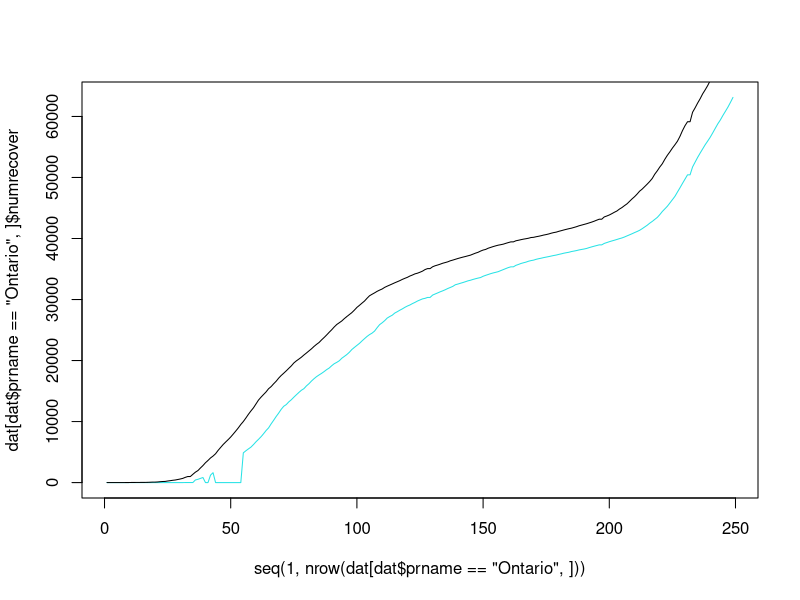
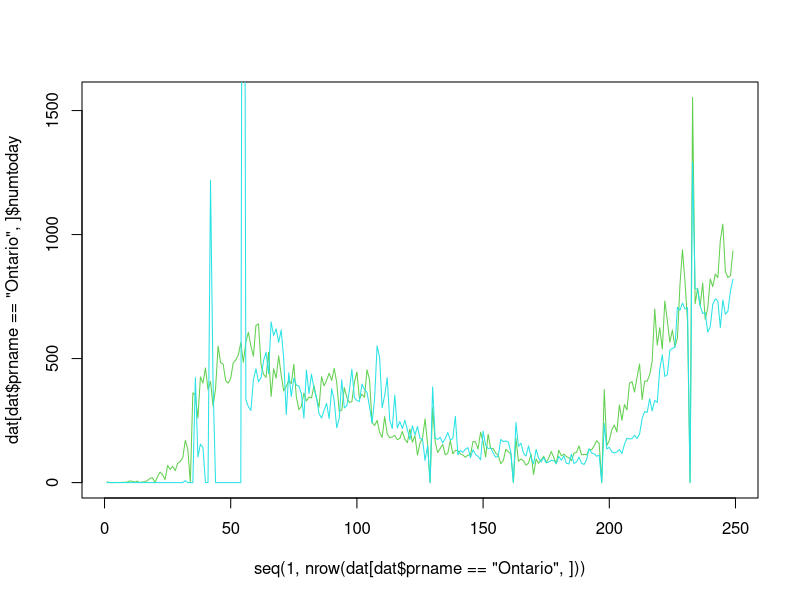
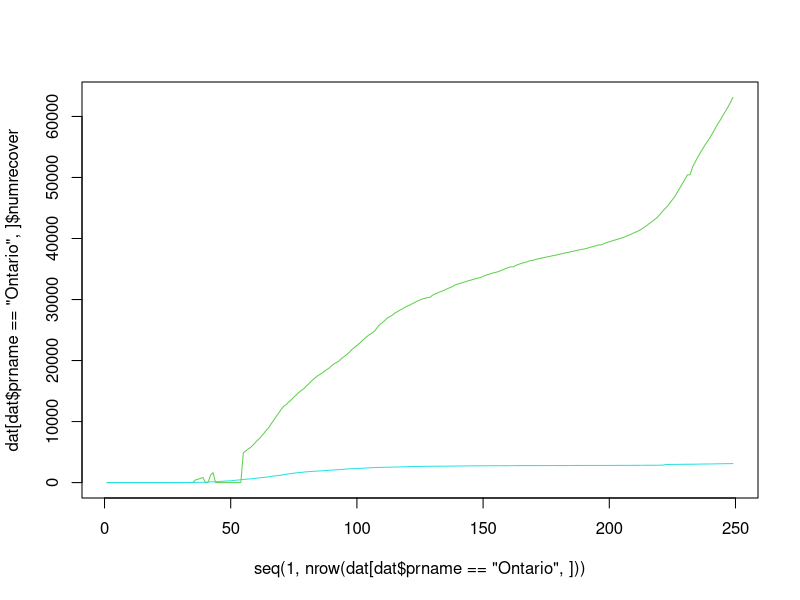
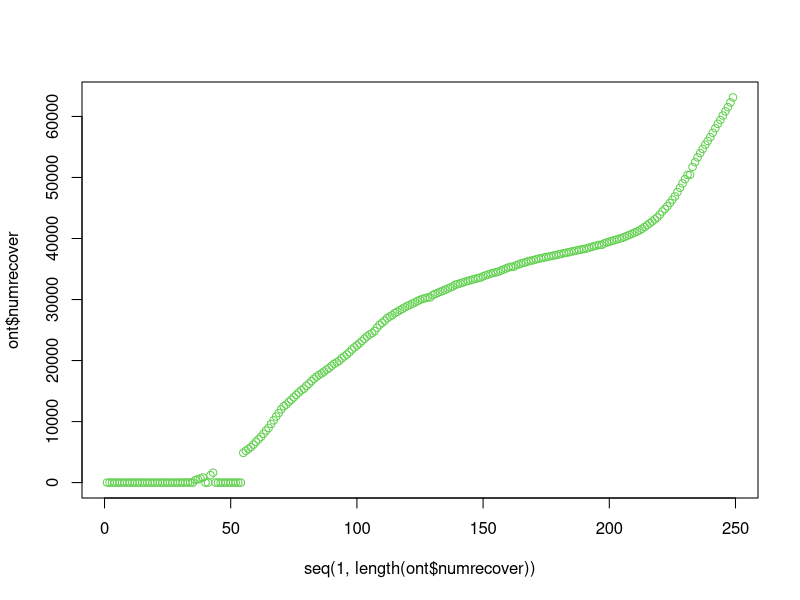
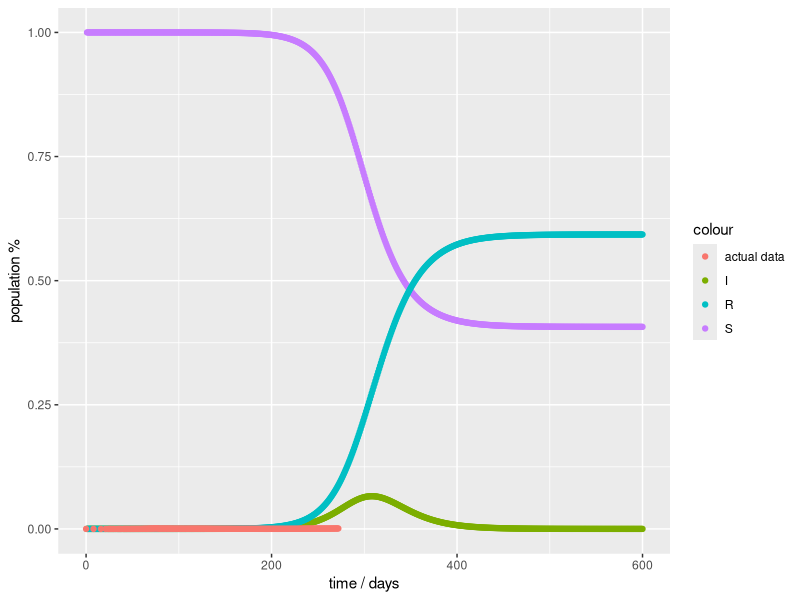
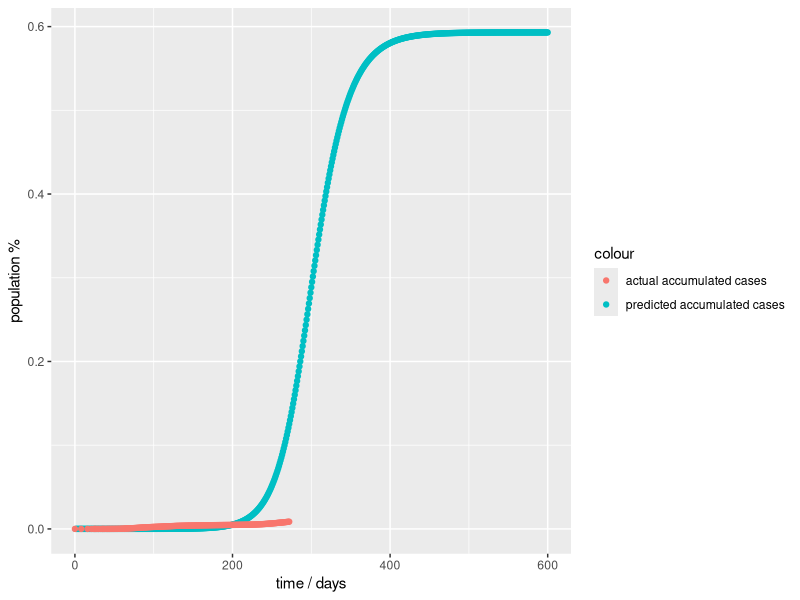
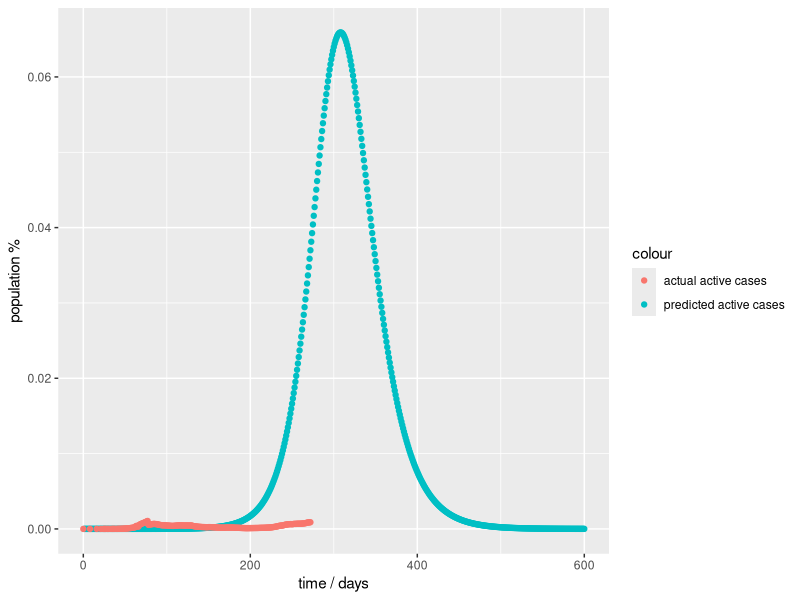
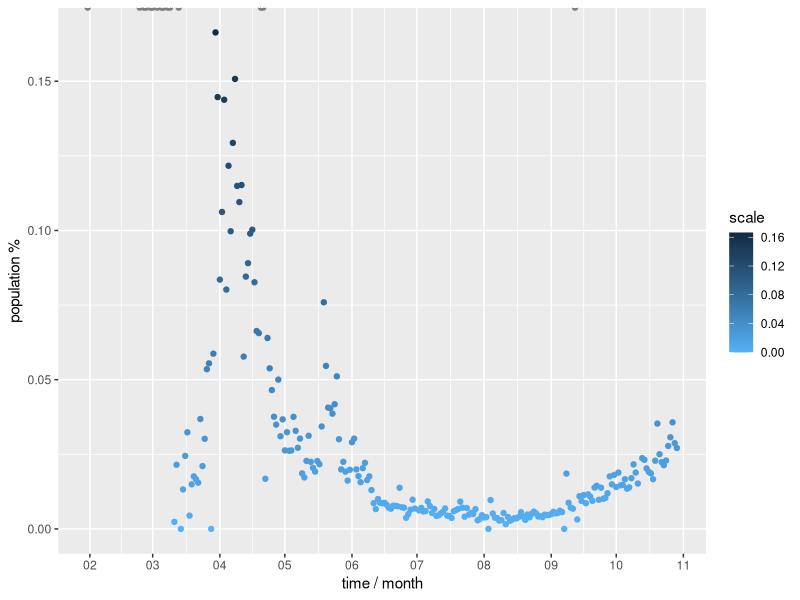

The R source for these figures, in order:
#read data
dat<-read.csv("covid19-download.csv", header=T)
#set all na to zeros
dat[is.na(dat)]<-0
str(dat)
#simply visualize the data
#plot number of recovered vs time
plot(seq(1,nrow(dat[dat$prname=="Ontario",])),
     dat[dat$prname=="Ontario",]$numrecover,
     type="l", col="5")
#add lines of number of confirmed
lines(seq(1,nrow(dat[dat$prname=="Ontario",])),
      dat[dat$prname=="Ontario",]$numconf, col=1)

#plot the number of case reported per day
plot(seq(1,nrow(dat[dat$prname=="Ontario",])),
     dat[dat$prname=="Ontario",]$numtoday,
     type="l", col="3")
#add lines of number of recovery per day
lines(seq(1,nrow(dat[dat$prname=="Ontario",])),
      dat[dat$prname=="Ontario",]$numrecoveredtoday, col=5)

#plot the total number of recovery
plot(seq(1,nrow(dat[dat$prname=="Ontario",])),
     dat[dat$prname=="Ontario",]$numrecover,
     type="l", col="3")
#add line of the total number of death
lines(seq(1,nrow(dat[dat$prname=="Ontario",])),
      dat[dat$prname=="Ontario",]$numdeaths, col=5)

#select the data in ontario and plot the total number of recovery.``
ont=dat[dat$pruid==35,]
plot(seq(1,length(ont$numrecover)), ont$numrecover, col=3, type="p", lwd=1)



######################
##Simple linear model#
######################

#Canada

fit=lm(numconf~numdeaths*numrecover*percentoday*numactive, data=dat)

fit2=lm(numconf~numdeaths+numrecover+percentoday+
          numactive+
          percentoday:numactive+
          numdeaths:numrecover:numactive, data=dat)

#Ontario
ont=dat[dat$pruid==35,]
ont_test_select=sample(nrow(ont), 30)
ont_test=dat[ont_test_select,]
ont_train=dat[-ont_test_select,]

ont_fit=lm(numconf~numdeaths*numrecover*percentoday*numactive*
             ratetotal*percentactive, data=dat)

ont_fit2=lm(numconf~numdeaths+numrecover+percentoday+
                       numactive+percentoday:numactive+
                       numdeaths:percentactive+percentoday:numactive:ratetotal+
                       numdeaths:numrecover:percentactive,
                     data=ont_train)
ont_pred<-predict(ont_fit2, data=ont_test)
ont_pred
##############################################################

#####################
######SIR MODEL######
#####################
sir_model <- function(beta, gamma, S0, I0, R0, times) {
  require(deSolve)
  
  #----------SIR
  sir_equations <- function(time, variables, parameters) {
    with(as.list(c(variables, parameters)), {
      dS <- -beta * I * S
      dI <-  beta * I * S - gamma * I
      dR <-  gamma * I
      return(list(c(dS, dI, dR)))
    })
  }
  
  #----------
  parameters_values <- c(beta  = beta, gamma = gamma)
  
  initial_values <- c(S = S0, I = I0, R = R0)
  
  #----------
  out <- ode(initial_values, times, sir_equations, parameters_values)
  
  #----------
  as.data.frame(out)
}
####################################################################
library(lubridate)
on_dat=dat[dat$pruid==35,]
on_dat$date
date_start<-mdy(on_dat$date[1])
current_date<-mdy(on_dat$date)#current data matrix
days_from_beginning<-as.numeric(current_date-date_start)

#estimate beta and gamma
#avoiding 0 denominatro
on_dat$numtoday[1]=4

#format date to class date
on_dat$date <- mdy(on_dat$date)


#TOTAL POPULATION IN ONTARIO
population=14570000
#population = Toronto + Ottawa + Hamilton + Kitchener + London + Oshawa + Windsor
fit.pop=5429524+989567+693645+470015+383437+308875+287069
population=fit.pop
#FIT MODEL   duration days <- times
model_result<-sir_model(beta=0.1418525,gamma=0.0935716,S0=1-1/population,I0=1/population,R0=0,times =seq(1,600, 1))

#plot model results
library(ggplot2)
ggplot(data=model_result,aes(x=model_result$time,y=model_result$S))+
  geom_point(aes(x=model_result$time,y=model_result$I,colour="I"))+
  geom_point(aes(x=model_result$time,y=model_result$S,colour="S"))+
  geom_point(aes(x=model_result$time,y=model_result$R,colour="R"))+
  geom_point(data = on_dat,aes(x=days_from_beginning,y=on_dat$numactive/population,colour="actual data"))+
  labs(x="time / days", y="population %")

#plot predicted accumulated cases and actual accumulated cases
ggplot(data=model_result,aes(x=model_result$time,y=model_result$S))+
  geom_point(aes(x=model_result$time,y=1-model_result$S,colour="predicted accumulated cases"))+
  geom_point(data = on_dat,aes(x=days_from_beginning,y=on_dat$numtotal/population,colour="actual accumulated cases"))+
  labs(x="time / days", y="population %")
#plot predicted active cases and actual active cases
ggplot(data=model_result,aes(x=model_result$time,y=model_result$S))+
  geom_point(aes(x=model_result$time,y=model_result$I,colour="predicted active cases"))+
  geom_point(data = on_dat,aes(x=days_from_beginning,y=on_dat$numactive/population,colour="actual active cases"))+
  labs(x="time / days", y="population %")



#percent confirmed per day
ggplot(data=on_dat, aes(x=on_dat$date, y=on_dat$numtotal))+
  scale_x_date(breaks="1 month", date_labels = "%m")+
  geom_point(aes(x=on_dat$date, y=(on_dat$numtoday / on_dat$numtestedtoday), colour=(on_dat$numtoday / on_dat$numtestedtoday)))+
  scale_colour_gradient(high = "#132B43", low = "#56B1F7", name="scale")+
  labs(x="time / month", y="population %")




fit.beta= on_dat$numtoday / ((on_dat$numactive-on_dat$numtoday) * 0.8)
fit.gamma = (on_dat$numrecoveredtoday) / (on_dat$numactive-on_dat$numtoday)
cat("beta: ", mean(fit.beta), "gm: ", mean(fit.gamma))

#estimated beta
ggplot(data=on_dat, aes(x=on_dat$date, y=on_dat$numtotal))+
  scale_x_date(breaks="1 month", date_labels = "%m")+
  geom_point(aes(x=on_dat$date, y=fit.beta, colour=fit.beta))+
  scale_colour_gradient(high = "#132B43", low = "#56B1F7" , name="scale")+
  labs(x="time / month", y=expression(gamma))

#estimated gamma
ggplot(data=on_dat, aes(x=on_dat$date, y=on_dat$numtotal))+
  scale_x_date(breaks="1 month", date_labels = "%m")+
  geom_point(aes(x=on_dat$date, y=fit.gamma, colour=fit.gamma))+
  scale_colour_gradient(high = "#132B43", low = "#56B1F7" , name="scale")+
  labs(x="time / month", y=expression(gamma))
